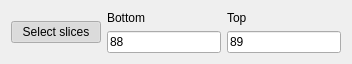
<?xml version="1.0" encoding="UTF-8"?>
<ui version="4.0">
 <class>ClassifierSharkSvmCClassify</class>
 <widget class="QWidget" name="ClassifierSharkSvmCClassify">
  <property name="geometry">
   <rect>
    <x>0</x>
    <y>0</y>
    <width>352</width>
    <height>61</height>
   </rect>
  </property>
  <property name="windowTitle">
   <string>Form</string>
  </property>
  <layout class="QVBoxLayout" name="verticalLayout_9">
   <item>
    <layout class="QHBoxLayout" name="horizontalLayout_4">
     <item>
      <widget class="QPushButton" name="selectSlices">
       <property name="sizePolicy">
        <sizepolicy hsizetype="Fixed" vsizetype="Fixed">
         <horstretch>0</horstretch>
         <verstretch>0</verstretch>
        </sizepolicy>
       </property>
       <property name="minimumSize">
        <size>
         <width>90</width>
         <height>0</height>
        </size>
       </property>
       <property name="maximumSize">
        <size>
         <width>90</width>
         <height>16777215</height>
        </size>
       </property>
       <property name="text">
        <string>Select slices</string>
       </property>
       <property name="checkable">
        <bool>true</bool>
       </property>
       <property name="checked">
        <bool>true</bool>
       </property>
      </widget>
     </item>
     <item>
      <layout class="QVBoxLayout" name="verticalLayout_7">
       <item>
        <widget class="QLabel" name="bottomSliceLimitLabel">
         <property name="text">
          <string>Bottom</string>
         </property>
        </widget>
       </item>
       <item>
        <widget class="QLineEdit" name="bottomSliceLimit">
         <property name="text">
          <string>88</string>
         </property>
        </widget>
       </item>
      </layout>
     </item>
     <item>
      <layout class="QVBoxLayout" name="verticalLayout_8">
       <item>
        <widget class="QLabel" name="topSliceLimitLabel">
         <property name="text">
          <string>Top</string>
         </property>
        </widget>
       </item>
       <item>
        <widget class="QLineEdit" name="topSliceLimit">
         <property name="text">
          <string>89</string>
         </property>
        </widget>
       </item>
      </layout>
     </item>
    </layout>
   </item>
  </layout>
 </widget>
 <resources/>
 <connections/>
</ui>
